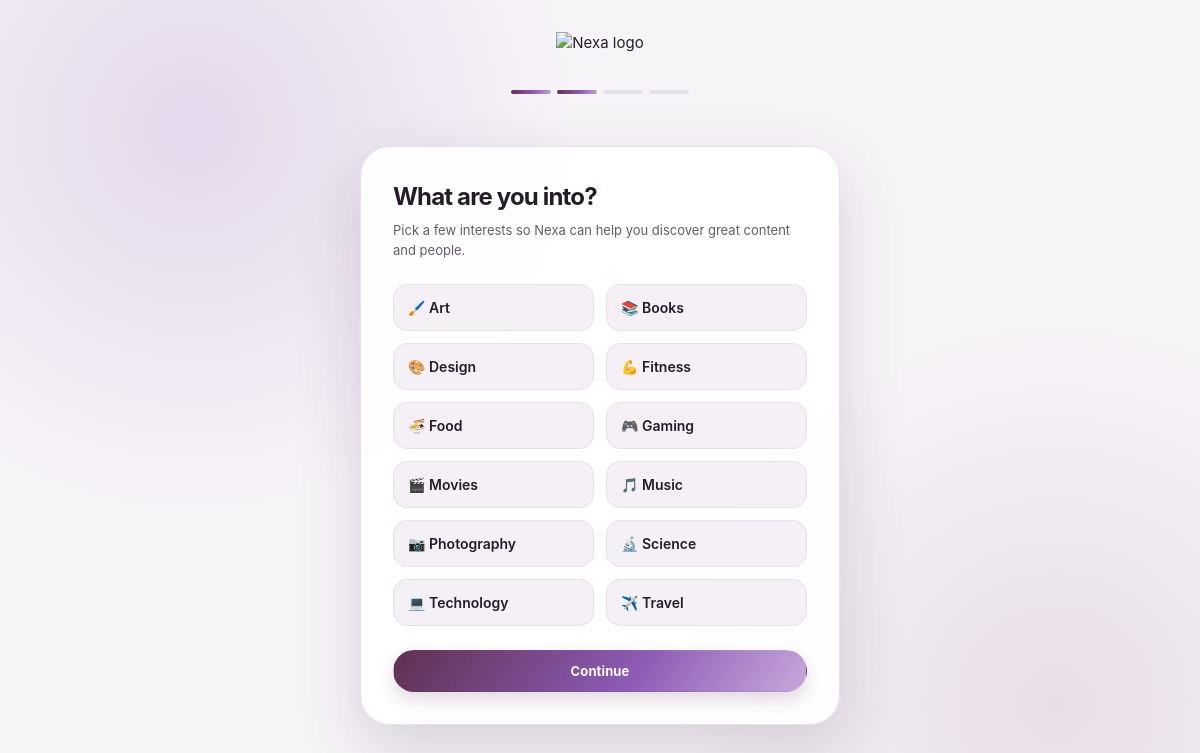
The page /accounts/onboarding/interests/ (signed in) on the database its author committed.
### accounts/models.py (models this page shows, shortened)
class Interest(models.Model):
    name = models.CharField(max_length=50, unique=True)
    icon = models.CharField(max_length=10, blank=True, default='')
    class Meta:
        ordering = ['name']

### accounts/views.py (the view)
# urls.py: path('onboarding/interests/', views.onboarding_interests, name='onboarding_interests'),
@login_required
def onboarding_interests(request):
    profile = request.user.profile
    if request.method == 'POST':
        form = InterestSelectionForm(request.POST)
        if form.is_valid():
            profile.interests.set(form.cleaned_data['interests'])
            profile.onboarding_step = max(profile.onboarding_step, 2)
            profile.save(update_fields=['onboarding_step'])
            return redirect('accounts:onboarding_people')
    else:
        form = InterestSelectionForm()
    return render(request, 'accounts/onboarding_interests.html', {
        'form': form, 'step': 2, 'interests': Interest.objects.all(),
    })

### core/context_processors.py (called while the page is built)
def theme_processor(request):
    theme = 'system'
    if request.user.is_authenticated and hasattr(request.user, 'profile'):
        theme = request.user.profile.theme_preference
    else:
        theme = request.COOKIES.get('nexa_theme', 'system')
    return {'active_theme': theme}

### notifications/context_processors.py (called while the page is built)
def unread_count_processor(request):
    if request.user.is_authenticated:
        count = request.user.notifications.filter(is_read=False).count()
        return {'unread_notification_count': count}
    return {'unread_notification_count': 0}

### templates/accounts/onboarding_interests.html (shortened to what this page needs)
{% extends "base.html" %}
{% load static %}
{% block extra_css %}<link rel="stylesheet" href="{% static 'css/components.css' %}">{% endblock %}
{% block body %}
<div class="onboarding-page">
  <a href="{% url 'core:landing' %}" class="brand-mark"><img src="{% static 'img/nexa-logo.png' %}" alt="Nexa logo" style="height:34px;"></a>
  <div class="onboarding-progress">
    <div class="dot done"></div><div class="dot done"></div><div class="dot"></div><div class="dot"></div>
  </div>
  <div class="card onboarding-card">
    <h1 class="text-page-title" style="margin-bottom:6px;">What are you into?</h1>
    <p class="text-meta" style="margin-bottom:24px;">Pick a few interests so Nexa can help you discover great content and people.</p>
    <form method="post" novalidate>
      <div class="interest-grid">
        {% for interest in interests %}
          <label class="interest-chip">
            <span>{{ interest.icon }} {{ interest.name }}</span>
          </label>
        {% endfor %}
      </div>
      <button type="submit" class="btn btn-primary btn-block">Continue</button>
    </form>
  </div>
</div>
{% endblock %}

### static/css/tokens.css (style rules this page uses)
:root { --font-sans: Inter, ui-sans-serif, system-ui, -apple-system, BlinkMacSystemFont, "Segoe UI", sans-serif; --font-display: Georgia, "Times New Roman", serif; --radius-sm: 10px; --radius-md: 14px; --radius-lg: 22px; --radius-xl: 30px; --radius-full: 999px; --space-1: 4px; --space-2: 8px; --space-3: 12px; --space-4: 16px; --space-5: 24px; --space-6: 32px; --space-7: 48px; --space-8: 64px; --accent-plum: #7b3f68; --accent-violet: #8c5bb5; --accent-lilac: #c8a8db; --accent-blue: #8c5bb5; --accent-cyan: #b596c8; --accent-purple: #9b6cc3; --accent-gradient: linear-gradient(125deg, #603052 0%, #8c5bb5 58%, #c8a8db 100%); --success: #4d9a79; --warning: #c79550; --error: #c16b78; --info: #8c78aa; --shadow-sm: 0 1px 2px rgba(33, 22, 38, 0.06); --shadow-md: 0 12px 30px rgba(47, 27, 54, 0.10); --shadow-lg: 0 24px 64px rgba(47, 27, 54, 0.16); --shadow-focus: 0 0 0 4px rgba(140, 91, 181, 0.16); --transition-fast: 140ms ease; --transition-base: 220ms ease; }
[data-theme="light"] { --bg: #f7f4f8; --surface: #ffffff; --surface-elevated: #fffdfd; --card: #ffffff; --input: #f4f0f6; --border: #e8e0ea; --text-primary: #241d29; --text-secondary: #655b6b; --text-muted: #958c9b; --overlay: rgba(25, 17, 31, 0.45); --shadow-color: rgba(47, 27, 54, 0.08); }

### static/css/base.css (style rules this page uses)
* { box-sizing: border-box; }
html, body { margin: 0; padding: 0; background: var(--bg); color: var(--text-primary); font-family: var(--font-sans); -webkit-font-smoothing: antialiased; transition: background var(--transition-base), color var(--transition-base); }
body { min-height: 100vh; font-size: 15px; line-height: 1.5; }
a { color: inherit; text-decoration: none; }
img { max-width: 100%; display: block; }
button { font-family: inherit; cursor: pointer; }
::placeholder { color: var(--text-muted); }
h1, h2, h3, h4, p { margin: 0; }
.text-page-title { font-size: 24px; font-weight: 700; letter-spacing: -0.01em; }
.text-meta { font-size: 13px; color: var(--text-secondary); }
.btn { display: inline-flex; align-items: center; justify-content: center; gap: var(--space-2); padding: 10px 18px; border-radius: var(--radius-full); font-weight: 600; font-size: 14px; border: 1px solid transparent; transition: transform var(--transition-fast), box-shadow var(--transition-fast), background var(--transition-fast), border-color var(--transition-fast); white-space: nowrap; }
.btn-primary { background: var(--accent-gradient); color: #ffffff; box-shadow: 0 6px 16px rgba(79, 123, 255, 0.28); }
.btn-block { width: 100%; }
.card { background: var(--card); border: 1px solid var(--border); border-radius: var(--radius-lg); box-shadow: var(--shadow-sm); }

### static/css/shell.css (style rules this page uses)
.brand-mark { display: flex; align-items: center; gap: var(--space-2); padding: 0 var(--space-2); }
.brand-mark img { height: 34px; width: auto; }

### static/css/components.css (style rules this page uses)
.onboarding-page { min-height: 100vh; display: flex; flex-direction: column; align-items: center; padding: var(--space-6) var(--space-4); }
.onboarding-progress { display: flex; gap: 6px; margin: var(--space-5) 0; }
.onboarding-progress .dot { width: 40px; height: 4px; border-radius: var(--radius-full); background: var(--border); }
.onboarding-progress .dot.done { background: var(--accent-gradient); }
.onboarding-card { width: 100%; max-width: 480px; padding: var(--space-6); }
.interest-grid { display: grid; grid-template-columns: repeat(2, 1fr); gap: var(--space-3); margin-bottom: var(--space-5); }
.interest-chip { display: flex; align-items: center; gap: var(--space-2); padding: 12px 14px; border: 1px solid var(--border); border-radius: var(--radius-md); cursor: pointer; background: var(--input); font-weight: 600; font-size: 14px; transition: all var(--transition-fast); }

### rows shown on the page
Interest: icon "🖌️", name "Art"
Interest: icon "📚", name "Books"
Interest: icon "🎨", name "Design"
Interest: icon "💪", name "Fitness"
Interest: icon "🍜", name "Food"
Interest: icon "🎮", name "Gaming"
Interest: icon "🎬", name "Movies"
Interest: icon "🎵", name "Music"
Interest: icon "📷", name "Photography"
Interest: icon "🔬", name "Science"
Interest: icon "💻", name "Technology"
Interest: icon "✈️", name "Travel"
